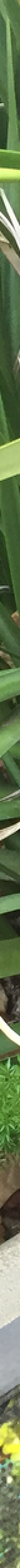
#> input picture Assignment_2/image-starter/shredded/destination/destination-00H.png, 16 x 1200 px (shown 2 times larger)
$ python puzzle3.py
#> lines starting #> are read from the running program, lines starting #| are printed output that depends on the picture
### Assignment_2/image-starter/image.py
"""
Image manipulation library for CS 92SI: The Python Programming Language

You probably shouldn't modify this file.

@author sredmond
@date 10-19-15
"""
from PIL import Image
from pathlib import Path


def load_image(filename):
    """Returns a 2D array of pixels in column-major order
    from the image specified by filename."""
    with Image.open(filename, 'r') as image:
        image = image.convert('RGBA')
    return _swap_major(_unflatten(list(image.getdata()), image.width, image.height))


# [6 lines left out: function save_image, not called in this run]


def _swap_major(data2D):
    """Swaps the major ordering of a 2D list"""
    width, height = len(data2D[0]), len(data2D)
    columns = []
    for i in range(width):
        columns.append([data2D[j][i] for j in range(height)])
    return columns


def _flatten(data2D):
    """Flattens a 2D list"""
    data1D = []
    for row in data2D:
        data1D.extend(row)
    return data1D


def _unflatten(data1D, width, height):
    """Unflattens a 1D list into a width x height 2D list"""
    assert len(data1D) == width * height
    length = len(data1D)
    return [data1D[i:i+width] for i in range(0, length, width)]


def _to_image(data2D):
    """Converts 2D pixels to a PIL.Image"""
    size = len(data2D[0]), len(data2D)
    image = Image.new('RGBA', size)
    data1D = _flatten(data2D)
    image.putdata(data1D)
    return image


def show_image(data2D):
    """Opens a preview of the image data
    - useful for debugging"""
    data2D = _swap_major(data2D)
    image = _to_image(data2D)
    image.show()

# [10 lines left out: function show_all_images, not called in this run]


class FileSystemException(Exception): pass


def files_in_directory(dirname):
    """Returns a list of filenames in the given directory"""
    p = Path(dirname)
    if not p.is_dir():
        raise FileSystemException("`{dir}` is not a valid directory".format(dir=dirname))
    return [str(child) for child in p.iterdir() if child.is_file()]


__all__ = ['load_image', 'show_image', 'show_all_images', 'save_image', 'files_in_directory']

### Assignment_2/image-starter/puzzle3.py
import sys
from image import load_image, save_image, show_image, show_all_images, files_in_directory

def calc_pixels_similarity(pixel0, pixel1):
	"""
	Calculate the similarity of two pixels, which is defined as
	square of the absolute difference between each color channel.
	"""
	similarity = 0
	for i in range(len(pixel0)):
		diff = pixel0[i] - pixel1[i]
		similarity += diff * diff
	return similarity

def calc_slices_similarity(slices, left, right):
	"""
	Calculate the similarity of two slices.
	"""
	similarity = 0
	# m is width
	left_slice_m = len(slices[left])
	for i in range(len(slices[left][0])):
		left_pixel = slices[left][left_slice_m - 1][i]
		right_pixel = slices[right][0][i]
		similarity += calc_pixels_similarity(left_pixel, right_pixel)
	return similarity

def findBestMatch(slices):
	"""
	Find the best match with slice0 in the given slices.
	Best match is defined as two slices with min sum of
	squares of the absolute difference between each color channel.
	Return a tuple of (index_of_left_slice, index_of_right_slice)
	"""
	left_index = 0
	right_index = 0
	best_similarity = sys.maxsize

	for i in range(1, len(slices)):
		# slice 0 is left slice, slice i is right slice
		similarity = calc_slices_similarity(slices, 0, i)
		if similarity < best_similarity:
			left_index, right_index, best_similarity = 0, i, similarity
		# slice i is left slice, slice 0 is right slice
		similarity = calc_slices_similarity(slices, i, 0)
		if similarity < best_similarity:
			left_index, right_index, best_similarity = i, 0, similarity
		#print("best_similarity: {0}".format(best_similarity))
	return left_index, right_index

def merge(slices, left_index, right_index):
	"""
	Merge two slices.
	"""
	slices[left_index] = slices[left_index] + slices[right_index]
	slices.pop(right_index)

def main():
	images_dir = input("Please enter the directory containing the shredded images to be reassembled: ")
#> the answer given: shredded/destination
	filenames = files_in_directory(images_dir)
	print("files to be reassembled: {0}".format(filenames))
	slices = []
	for filename in filenames:
		slices.append(load_image(filename))
#> in load_image, image is the input picture: PIL image 16x1200 RGBA; mean R, G, B, A 101.9, 120.1, 81.5, 255
#> in _unflatten, `length = len(data1D)`: length = 19200
#> in _swap_major, `width, height = len(data2D[0]), len(data2D)`: width = 16; height = 1200
#> after the loop in _swap_major, `for i in range(width):`: columns = 16 items
	#show_all_images(slices[0], tuple(slices[1:]))
	while len(slices) > 1:
		left_index, right_index = findBestMatch(slices)
		print((left_index, right_index))
		merge(slices, left_index, right_index)
#> this loop made 1 pass
#> (left_index, right_index) on pass 1: (0, 0)
#| (1, 0)
	show_image(slices[0])
#> in _to_image, `image = Image.new('RGBA', size)`: image: PIL image 32x1200 RGBA; every value is 0
#> in _to_image, `image.putdata(data1D)`:
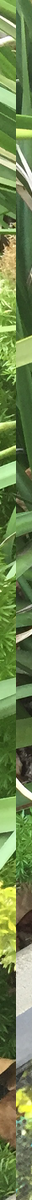
#> image: PIL image 32x1200 RGBA; mean R, G, B, A 108.5, 129.7, 77.9, 255

if __name__ == '__main__':
    """This block is run if and only if the Python script is invoked from the
    command line."""
    main()
